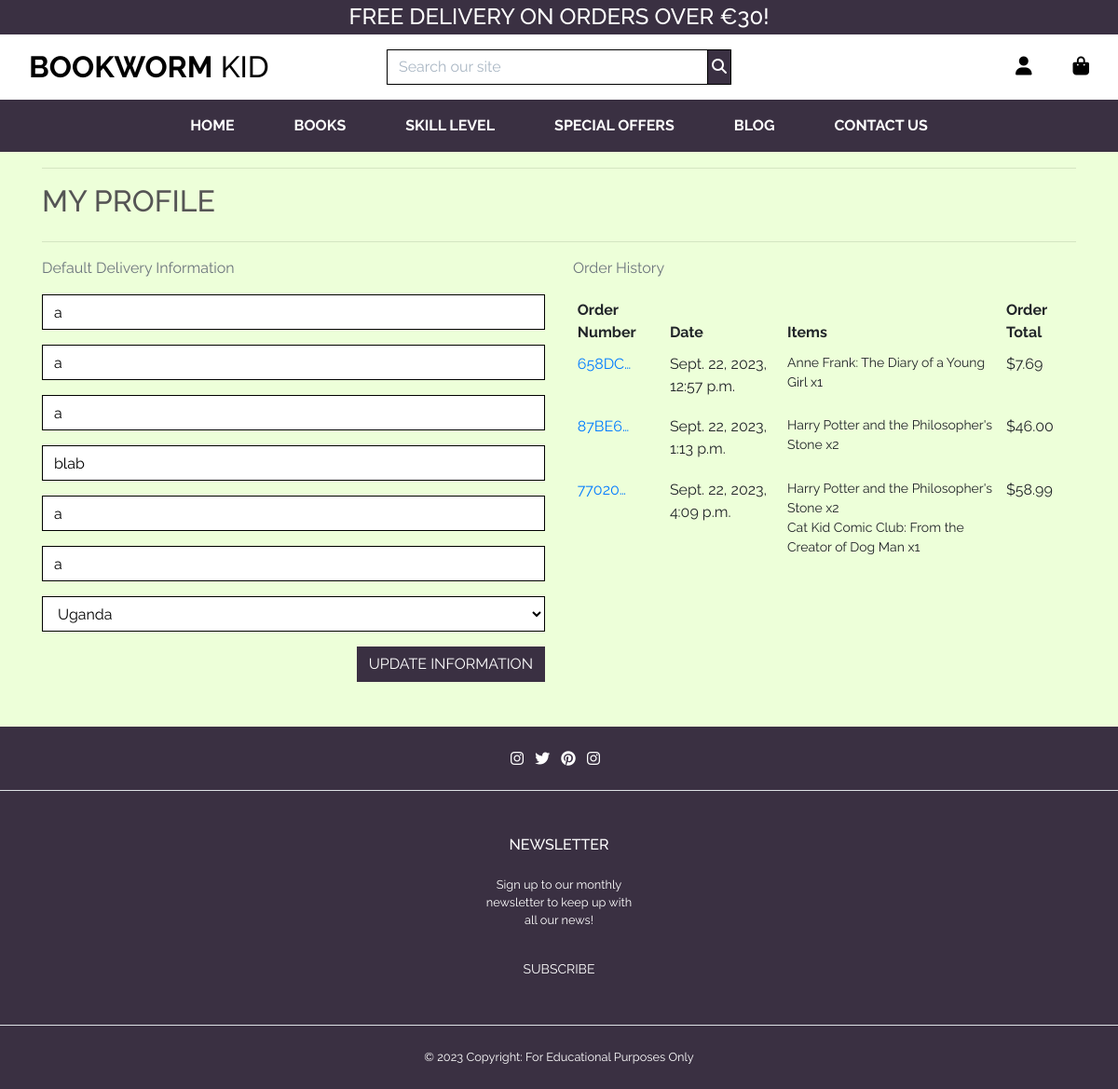
/profile/ (signed in), run on the app's committed database.
### profiles/models.py (models this page shows, shortened)
class UserProfile(models.Model):
    user = models.OneToOneField(User, on_delete=models.CASCADE)
    default_phone_number = models.CharField(
                        max_length=20, null=True, blank=True
                        )
    default_street_address1 = models.CharField(
                        max_length=80, null=True, blank=True
                        )
    default_street_address2 = models.CharField(
                        max_length=80, null=True, blank=True
                        )
    default_town_or_city = models.CharField(
                        max_length=40, null=True, blank=True
                        )
    default_postcode = models.CharField(
                        max_length=20, null=True, blank=True
                        )
    default_county = models.CharField(
                        max_length=80, null=True, blank=True
                        )
    default_country = CountryField(
                        blank_label='Country', null=True, blank=True
                        )

### checkout/models.py (models this page shows, shortened)
class Order(models.Model):
    order_number = models.CharField(max_length=32, null=False, editable=False)
    user_profile = models.ForeignKey(
        UserProfile, on_delete=models.SET_NULL,
        null=True, blank=True, related_name='orders'
    )
    full_name = models.CharField(max_length=50, null=False, blank=False)
    email = models.EmailField(max_length=254, null=False, blank=False)
    phone_number = models.CharField(max_length=20, null=False, blank=False)
    country = CountryField(
        blank_label='Country *', null=False, blank=False
        )
    postcode = models.CharField(max_length=20, null=True, blank=True)
    town_or_city = models.CharField(max_length=40, null=False, blank=False)
    street_address1 = models.CharField(max_length=80, null=False, blank=False)
    street_address2 = models.CharField(max_length=80, null=True, blank=True)
    county = models.CharField(max_length=80, null=True, blank=True)
    date = models.DateTimeField(auto_now_add=True)
    delivery_cost = models.DecimalField(
        max_digits=6, decimal_places=2, null=False, default=0
        )
    order_total = models.DecimalField(
        max_digits=10, decimal_places=2, null=False, default=0
        )
    grand_total = models.DecimalField(
        max_digits=10, decimal_places=2, null=False, default=0
        )
    original_bag = models.TextField(null=False, blank=False, default='')
    stripe_pid = models.CharField(
        max_length=254, null=False, blank=False, default=''
        )

class OrderLineItem(models.Model):
    order = models.ForeignKey(
        Order, null=False,
        blank=False, on_delete=models.CASCADE,
        related_name='lineitems'
        )
    product = models.ForeignKey(
        Product, null=False, blank=False, on_delete=models.CASCADE
        )
    quantity = models.IntegerField(null=False, blank=False, default=0)
    lineitem_total = models.DecimalField(
        max_digits=6, decimal_places=2, null=False, blank=False, editable=False
        )

### products/models.py (models this page shows, shortened)
class Product(models.Model):
    category = models.ForeignKey(
        'Category', null=True, blank=True, on_delete=models.SET_NULL
        )
    sku = models.CharField(max_length=254, null=True, blank=True)
    title = models.CharField(max_length=254)
    author = models.CharField(max_length=254)
    size = models.CharField(max_length=254)
    number_of_pages = models.IntegerField()
    description = models.TextField(max_length=1024, default='')
    price = models.DecimalField(max_digits=6, decimal_places=2)
    rating = models.DecimalField(
        max_digits=6, decimal_places=2, null=True, blank=True
        )
    image_url = models.URLField(max_length=1024, null=True, blank=True)
    image = models.ImageField(null=True, blank=True)
    new_arrival = models.BooleanField(blank=True)
    feature_product = models.BooleanField(blank=True)
    discount = models.DecimalField(
        max_digits=6, decimal_places=2, blank=True, null=True
        )
    is_sale = models.BooleanField()
    sale_price = models.DecimalField(
        max_digits=6, decimal_places=2, null=True, blank=True
        )
    ISBN = models.CharField(max_length=13, unique=True)
    by_age= models.CharField(max_length=6, choices=[
        ("6-8", "6-8"), ("9-10", "9-10"), ("11-12", "11-12")])

### profiles/views.py (the view)
# urls.py: path('profile/', include('profiles.urls')),
def profile(request):
    profile = get_object_or_404(UserProfile, user=request.user)
    if request.method == "POST":
        form = UserProfileForm(request.POST, instance=profile)
        if form.is_valid():
            form.save()
            messages.success(request, 'Your profile was updated successfully.')
    form = UserProfileForm(instance=profile)
    orders = profile.orders.all()
    template = 'profiles/profile.html'
    context = {
        'form': form,
        'orders': orders,
        'on_profile_page': True,
    }
    return render(request, template, context)

### profiles/forms.py
class UserProfileForm(forms.ModelForm):
    class Meta:
        model = UserProfile
        exclude = ('user',)
    def __init__(self, *args, **kwargs):
        super().__init__(*args, **kwargs)
        placeholders = {
            'default_phone_number': 'Phone Number',
            'default_postcode': 'Postal Code',
            'default_town_or_city': 'Town or City',
            'default_street_address1': 'Street Address 1',
            'default_street_address2': 'Street Address 2',
            'default_county': 'County, State or Locality',
        }
        self.fields['default_phone_number'].widget.attrs['autofocus'] = True
        for field in self.fields:
            if field != 'default_country':
                if self.fields[field].required:
                    placeholder = f'{placeholders[field]} *'
                else:
                    placeholder = placeholders[field]
                self.fields[field].widget.attrs['placeholder'] = placeholder
            self.fields[field].widget.attrs['class'] = 'border-black rounded-0 profile-form-input'
            self.fields[field].label = False

### bag/contexts.py (called while the page is built, shortened)
def bag_contents(request):
    bag_items = []
    total = 0
    product_count = 0
    bag = request.session.get('bag', {})
    if total < settings.FREE_DELIVERY_THRESHOLD:
        delivery = total*Decimal(settings.STANDARD_DELIVERY_PERCENTAGE / 100)
        free_delivery_delta = settings.FREE_DELIVERY_THRESHOLD - total
    else:
        delivery = 0
        free_delivery_delta = 0
    grand_total = delivery + total
    context = {
        'bag_items': bag_items,
        'total': total,
        'product_count': product_count,
        'delivery': delivery,
        'free_delivery_delta': free_delivery_delta,
        'free_delivery_threshold': settings.FREE_DELIVERY_THRESHOLD,
        'grand_total': grand_total,
    }
    return context

### profiles/templates/profiles/profile.html (shortened to what this page needs)
{% extends "base.html" %}
{% load static %}
{% block extra_css %}
<link rel="stylesheet" href="{% static 'profiles/css/profile.css' %}">
{% endblock %}
{% block page_header %}
<div class="container header-container">
</div>
{% endblock %}
{% block content %}
<div class="overlay"></div>
<div class="container">
    <div class="row">
        <div class="col">
            <hr>
            <h2 class="logo-font mb-4">My Profile</h2>
            <hr>
        </div>
    </div>
    <div class="row">
        <div class="col-12 col-lg-6 mb-5">
            <p class="text-muted">Default Delivery Information</p>
            <form class="mt-3" action="{% url 'profile' %}" method="POST" id="profile-update-form">
                {{ form|crispy }}
                <button class="btn btn-outline-navy rounded-0 text-uppercase float-right">Update Information</button>
            </form>
        </div>
        <div class="col-12 col-lg-6">
            <p class="text-muted">Order History</p>
            <div class="order-history table-responsive">
                <table class="table table-sm table-borderless">
                    <thead>
                        <tr>
                            <th>Order Number</th>
                            <th>Date</th>
                            <th>Items</th>
                            <th>Order Total</th>
                        </tr>
                    </thead>
                    <tbody>
                        {% for order in orders %}
                        <tr>
                            <td>
                                <a href="{% url 'order_history' order.order_number %}" title="{{ order.order_number }}">
                                    {{ order.order_number|truncatechars:6 }}
                                </a>
                            </td>
                            <td>{{ order.date }}</td>
                            <td>
                                <ul class="list-unstyled">
                                    {% for item in order.lineitems.all %}
                                    <li class="small">
                                        {{ item.product.title }} x{{ item.quantity }}
                                    </li>
                                    {% endfor %}
                                </ul>
                            </td>
                            <td>${{ order.grand_total }}</td>
                        </tr>
                        {% endfor %}
                    </tbody>
                </table>
            </div>
        </div>
    </div>
</div>
{% endblock %}

### static/css/base.css (style rules this page uses)
html { height: 100%; }
body { background: url('/media/graffiti_child_reading.jpg') no-repeat center center fixed; background-size: cover; height: calc(100vh - 200px); color: #555; font-family: 'Raleway', sans-serif; }
.header-container { padding-top: 100px; }
.logo-font { text-transform: uppercase; }
.btn-outline-navy { background: #3A3042; color: white !important; border: 1px solid #3A3042; }
.overlay { height: 100%; width: 100%; top: 0; left: 0; position: fixed; background: #EDFFD9; z-index: -1; }
.border-black { border: 1px solid black !important; }

### profiles/static/profiles/css/profile.css (style rules this page uses)
.order-history { max-height: 416px; overflow-y: auto; }
#profile-update-form .form-control { color: #000; }
#profile-update-form input::placeholder { color: #aab7c4; }
#id_default_country, #id_default_country option:not(:first-child) { color: #000; }

### data on the page
UserProfile: default_phone_number "a", default_street_address1 "a", default_street_address2 "a", default_town_or_city "blab", default_postcode "a", default_county "a", default_country "Uganda"
Order: order_number "658DC…", date "Sept. 22, 2023, 12:57 p.m.", grand_total "7.69"
OrderLineItem: product "Anne Frank: The Diary of a Young Girl", quantity "1"
Order: order_number "87BE6…", date "Sept. 22, 2023, 1:13 p.m.", grand_total "46.00"
OrderLineItem: product "Harry Potter and the Philosopher's Stone", quantity "2"
Order: order_number "77020…", date "Sept. 22, 2023, 4:09 p.m.", grand_total "58.99"
OrderLineItem: product "Harry Potter and the Philosopher's Stone", quantity "2"
OrderLineItem: product "Cat Kid Comic Club: From the Creator of Dog Man", quantity "1"

### other printed values
{{ free_delivery_threshold }} "30"
